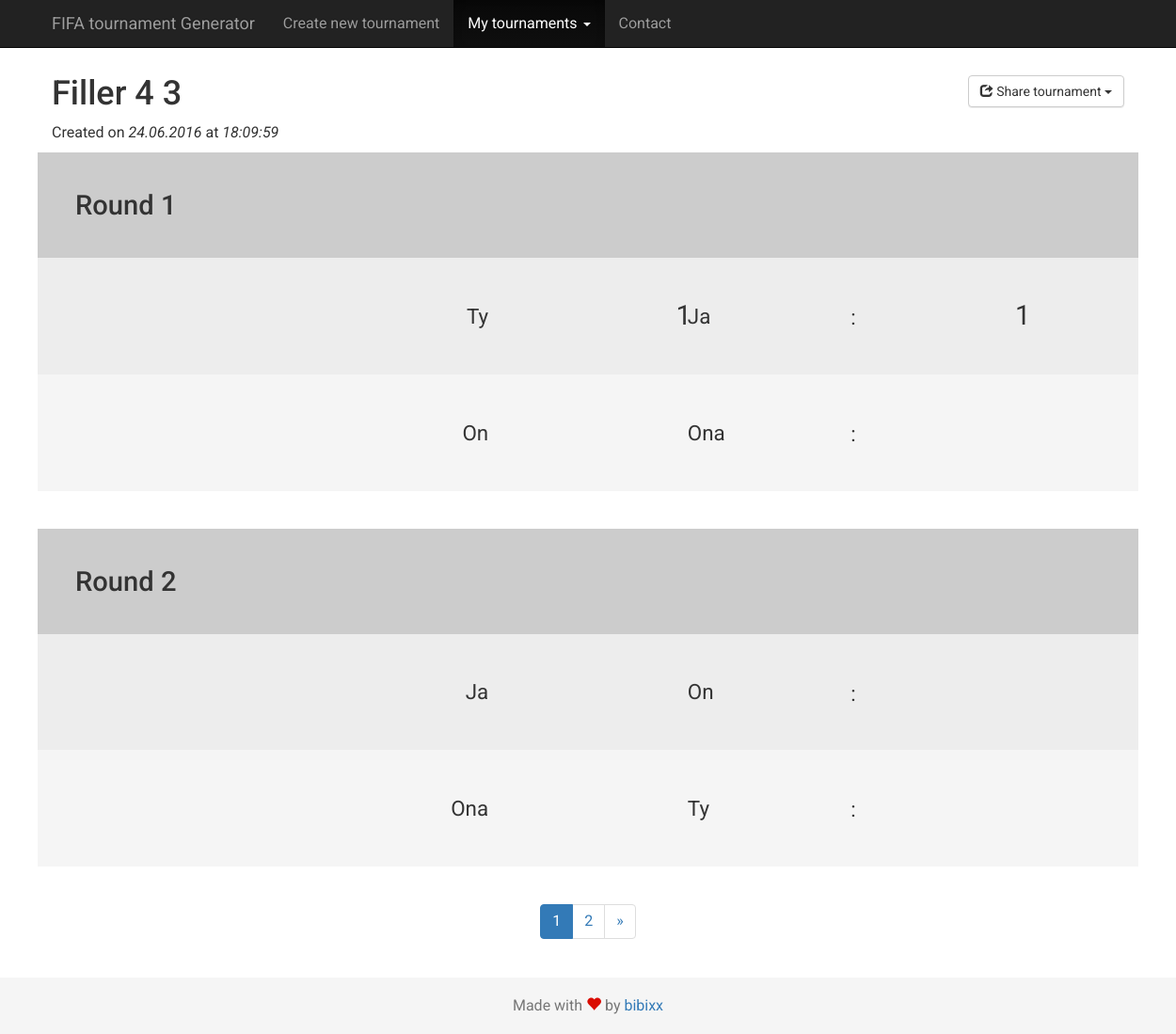
The app's page /tournament/scores.php?id=3 with its own data.
### tables this page shows
CREATE TABLE `tournaments` (
  `id` int(11) NOT NULL,
  `title` varchar(60) DEFAULT NULL,
  `created_at` datetime NOT NULL DEFAULT CURRENT_TIMESTAMP,
  `type` varchar(60) NOT NULL,
  `players` text NOT NULL,
  `rounds` text NOT NULL,
  `fixtures` text NOT NULL,
  `admin_token` char(6) NOT NULL
);

### tournament/scores.php (the view, shortened to what this page needs)
<!DOCTYPE html>
<head>
  <link rel="stylesheet" href="https://maxcdn.bootstrapcdn.com/bootstrap/3.3.6/css/bootstrap.min.css">
  <link rel="stylesheet" href="https://maxcdn.bootstrapcdn.com/bootstrap/3.3.6/css/bootstrap-theme.min.css">
  <link rel="stylesheet" href="/FIFA-Generator/css/scores.css" media="screen" charset="utf-8">
</head>
<body>
  <nav class="navbar navbar-inverse navbar-fixed-top">
    <div class="container">
      <div class="navbar-header">
        <a href="/FIFA-Generator/." class="navbar-brand">FIFA tournament Generator</a>
      </div>
        <div id="navbar" class="collapse navbar-collapse">
          <ul class="nav navbar-nav">
            <li><a href="/FIFA-Generator/">Create new tournament</a></li>
            <li class="active dropdown">
                <a href="#" data-toggle="dropdown" class="dropdown-toggle">My tournaments <span class="caret"></span></a>
            </li>
            <li><a href="#contact">Contact</a></li>
          </ul>
        </div>
      </div>
  </nav>
  <div class="container">
    <?php
			$dbc = new mysqli(HOST, LOGIN, PASSWORD, DATABASE) or die( 'błąd' );
      $dbc->query('SET NAMES utf8');
      $id = $dbc->real_escape_string($_GET["id"]);
      $query = "SELECT * FROM `tournaments` WHERE (`id`=$id)";
      $data = $dbc->query($query);
      $row = mysqli_fetch_array($data);
      $title = ($row["title"]!=null) ? $row["title"] : "Tournament #".$id;
      $players = json_decode($row["players"], true);
      $rounds = json_decode($row["rounds"], true);
      $results = json_decode($row["fixtures"], true);
      $adminToken = $row["admin_token"];
      $admin = (isset($_GET["admin"]) && $_GET["admin"] == $adminToken ) ? true: false;
      $count = count($rounds);
      $offset = isset($_GET["page"]) ? ($_GET["page"]-1 >= 0 ? $_GET["page"]-1 : 0) : 0;
      $date = strtotime($row["created_at"]);
      echo "<div class='row'>";
        echo "<div class='col-xs-12 col-sm-12 col-md-6 col-lg-6'>";
          echo "<h1 class='tournament-name'>$title</h1>";
          echo "<p>Created on <span class='created_at'>".strftime("%d.%m.%Y</span> at <span class='created_at'>%H:%M:%S", $date)."</span></p>";
        echo "</div>";
        echo "<div class='col-xs-12 col-sm-12 col-md-6 col-lg-6 text-right-sm'>";
          echo '<div class="btn-group">';
            echo '<button type="button" class="btn btn-default dropdown-toggle" data-toggle="dropdown" aria-haspopup="true" aria-expanded="false"><span class="glyphicon glyphicon-share" aria-hidden="true"></span> Share tournament <span class="caret"></span></button>';
          echo '</div>';
        echo "</div>";
      echo "</div>";
      for($x=$offset*2; $x<$offset*2+2; $x++){
        if( array_key_exists($x, $rounds) ){
          echo '<div class="round">';
          echo '<div class="row head"><h2>Round '.($x+1).'</h2></div>';
          for($y=0; $y<count($rounds[$x]); $y++){
            $teams = $rounds[$x][$y];
            $result = $results[$x][$y];
            $club1 = $players[ $teams[0] ]["club"];
            $club2 = $players[ $teams[1] ]["club"];
            if( count($players[ $teams[0] ]["players"]) > 1 ){
              $player1 = $players[ $teams[0] ]["players"][0]." & ".$players[ $teams[0] ]["players"][1];
            } else {
              $player1 = $players[ $teams[0] ]["players"][0];
            }
            if( count($players[ $teams[1] ]["players"]) > 1 ){
              $player2 = $players[ $teams[1] ]["players"][0]." & ".$players[ $teams[1] ]["players"][1];
            } else {
              $player2 = $players[ $teams[1] ]["players"][0];
            }
            $disabled = ($admin) ? "" : "disabled";
            echo '<div class="row">';
              if( !empty($club1) ){
                echo '<div class="col-xs-4 col-sm-4 col-md-5 col-lg-5 text-right"><p>'.html_entity_decode($club1, ENT_QUOTES).'</p><p class="name">'.html_entity_decode($player1, ENT_QUOTES).'</p></div>';
              } else {
                echo '<div class="col-xs-4 col-sm-4 col-md-5 col-lg-5 text-right"><p>'.html_entity_decode($player1, ENT_QUOTES).'</p></div>';
              }
              if( array_key_exists(0, $result) ){
                echo '<div class="col-xs-4 col-sm-4 col-md-2 col-lg-2 text-center"><input type="number" '.$disabled.' class="home correct" value="'.$result[0].'">:<input type="number" '.$disabled.' class="away correct" value="'.$result[1].'"></div>';
              } else {
                echo '<div class="col-xs-4 col-sm-4 col-md-2 col-lg-2 text-center"><input type="number" '.$disabled.' class="home" value="">:<input type="number" '.$disabled.' class="away" value=""></div>';
              }
              if( !empty($club1) ){
                echo '<div class="col-xs-4 col-sm-4 col-md-5 col-lg-5 text-left">'.html_entity_decode($club2, ENT_QUOTES).'</p><p class="name">'.html_entity_decode($player2, ENT_QUOTES).'</p></div>';
              } else {
                echo '<div class="col-xs-4 col-sm-4 col-md-5 col-lg-5 text-left"><p>'.html_entity_decode($player2, ENT_QUOTES).'</p></div>';
              }
            echo '</div>';
          }
          echo "</div>";
        }
      }
    ?>
    <ul class="pagination">
      <?php
        $url = "?";
        $url2 = $url.'page='.($offset+2);
        if( ceil($count/2)-1 > 0 ){
          for($x=1; $x<=ceil($count/2); $x++){
            $urlX = $url."page=".$x;
            if( $x == ($offset+1) ){
              echo "<li class=\"active\"><a href=\"$urlX\">$x</a></li>";
            } else {
              echo "<li><a href=\"$urlX\">$x</a></li>";
            }
          }
          if( $offset < ceil($count/2)-1 ){
            echo '<li><a href="'.$url2.'" aria-label="Next"><span aria-hidden="true">&raquo;</span></a></li>';
          }
        }
      ?>
    </ul>
  </div>
  <footer class="footer">
    <div class="container">
      <p class="text-muted">Made with <span class="glyphicon glyphicon-heart"></span> by <a href="https://github.com/bibixx" target="_blank">bibixx</a></p>
    </div>
  </footer>
</body>

### css/scores.css (style rules this page uses)
body { overflow-x: hidden; }
.btn-default, .btn-primary, .btn-success, .btn-info, .btn-warning, .btn-danger, .panel-default > .panel-heading, .panel-primary > .panel-heading, .panel-success > .panel-heading, .panel-info > .panel-heading, .panel-warning > .panel-heading, .panel-danger > .panel-heading { background-image: none; }
.text-right-sm { text-align: left; margin-bottom: 10px !important; }
@media screen and (min-width: 992px) { .text-right-sm { text-align: right; } }
body { padding-top: 50px; margin-top: 30px; }
.navbar-inverse { background: #222; }
body { font-family: Roboto; font-size: 16px; }
h1.tournament-name { margin-top: 0px; }
.created_at { font-style: italic; }
.round { margin-bottom: 40px; }
.round .row { font-size: 1.4em; background: #ededed; display: -webkit-flex; display: -ms-flexbox; display: flex; -webkit-align-items: center; -ms-flex-align: center; align-items: center; -webkit-justify-content: center; -ms-flex-pack: center; justify-content: center; padding: 40px; }
.round .row:nth-child(2n+1) { background: #F5F5F5; }
.round .row.head { background: #ccc; -webkit-justify-content: flex-start; -ms-flex-pack: start; justify-content: flex-start; }
.round .row.head h2 { margin: 0; font-size: 1.3em; }
.round .row .text-center { white-space: nowrap; }
.round .row div p { margin: 0; }
.round .row .home, .round .row .away { font-size: 1.3em; background: none; border: none; border-radius: 0px; transition: .2s all ease-in-out; outline: none; margin: 0px 10px; text-align: center; box-sizing: content-box; }
.pagination { display: -webkit-flex; display: -ms-flexbox; display: flex; -webkit-justify-content: center; -ms-flex-pack: center; justify-content: center; }
body { margin-bottom: 80px; }
.footer { position: absolute; bottom: 0; width: 100%; height: 60px; background-color: #f5f5f5; }
.footer .container { width: auto; padding: 0 15px; text-align: center; }
.footer .container .text-muted { margin: 19px 0; }
.footer .container .text-muted .glyphicon-heart { color: #DA0C00; }

### records on screen
tournaments: title "Filler 4 3", created_at "24.06.2016 at 18:09:59", html_entity_decode($player1, ENT_QUOTES) "Ty", fixtures "1", html_entity_decode($player2, ENT_QUOTES) "Ja", html_entity_decode($player1, ENT_QUOTES) "On", html_entity_decode($player2, ENT_QUOTES) "Ona", html_entity_decode($player1, ENT_QUOTES) "Ja", html_entity_decode($player2, ENT_QUOTES) "On", html_entity_decode($player1, ENT_QUOTES) "Ona", html_entity_decode($player2, ENT_QUOTES) "Ty"
